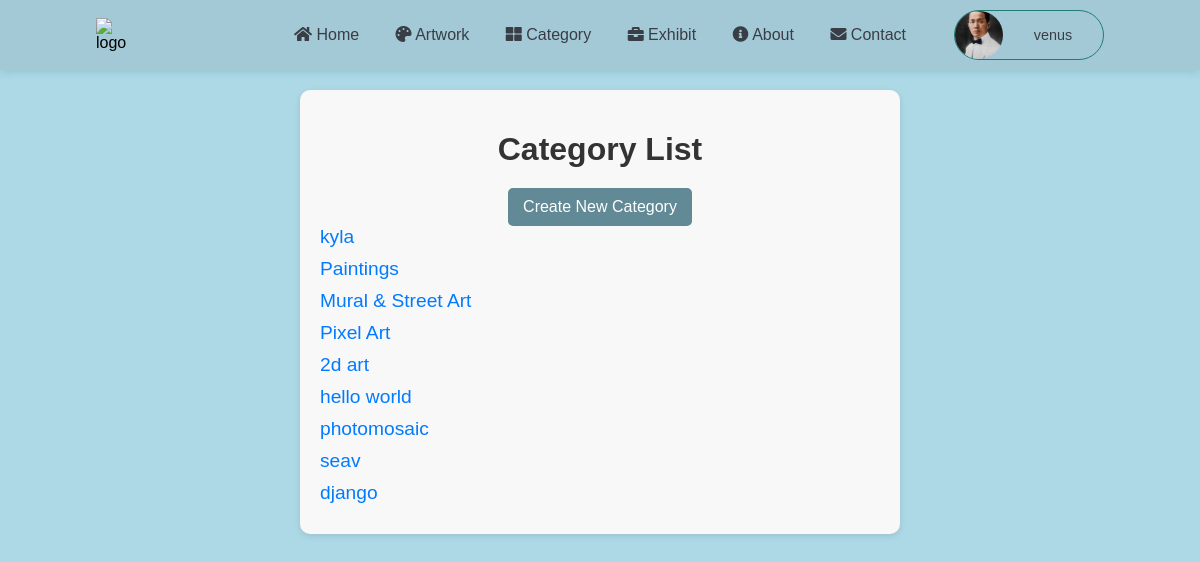
/category/ (signed in), run on the app's committed database.
### accounts/models.py (models this page shows)
class CustomUser(AbstractUser):
    age = models.IntegerField(null=True, blank=True)
    phone_number = models.CharField(max_length=20, null=True, blank=True)
    role = models.CharField(max_length=20,
        choices=[
            ('User', 'User'),
            ('Artist', 'Artist'),
        ],
        default='User'
    )
    bio = models.TextField()
    image = models.ImageField(upload_to='artists/', default='profile_image/default.png')

### app/models.py (models this page shows, shortened)
class Category(models.Model):
    name = models.CharField(max_length=25)
    description = models.TextField()

### app/views.py (the view)
# urls.py: path('category/', CategoryListView.as_view(), name='category_list'),
class CategoryListView(ListView):
    model = Category
    template_name = 'category/category_list.html'
    context_object_name = 'categories'

### app/templates/category/category_list.html
{% extends 'app/base.html' %}
{% block content %}
<div class="category-list-container">
    <h1 class="category-list-title">Category List</h1>
    <ul class="category-list">
        {% if user.is_authenticated %}
            {% if user.role == 'Artist' %}
               <a href="{% url 'category_create' %}" class="category-create-btn">Create New Category</a>
            {% endif %}
        {% endif %}
        {% for category in categories %}
        <li class="category-item">
            <a href="{% url 'category_detail' category.pk %}" class="category-link">{{ category.name }}</a>
        </li>
        {% empty %}
        <p class="no-categories-message">No categories available.</p>
        {% endfor %}
    </ul>
</div>
{% endblock content %}

### app/templates/app/navbar.html (shortened to what this page needs)
<nav class="navbar">
    <img src="./assets/logo.png" class="navbar-logo" alt="logo" />
    <ul class="navbar-list">
        <li><a href="{% url 'home' %}"><i class="fas fa-home"></i> Home</a></li>
        {% if user.is_authenticated %}
        <li><a href="{% url 'artwork_list' %}"><i class="fas fa-palette"></i> Artwork</a></li>
        <li><a href="{% url 'category_list' %}"><i class="fas fa-th-large"></i> Category</a></li>
        <li><a href="{% url 'exhibition_list' %}"><i class="fas fa-briefcase"></i> Exhibit</a></li>
        {% endif %}
        <li><a href="{% url 'about' %}"><i class="fas fa-info-circle"></i> About</a></li>
        <li><a href="{% url 'contact' %}"><i class="fas fa-envelope"></i> Contact</a></li>
    </ul>
    {% if user.is_authenticated %}
    <div class="profile-dropdown">
        <div onclick="toggle()" class="profile-dropdown-btn">
            <div class="profile-img">
                {% if user.image %}
                <img src="{{ user.image.url }}" alt="{{ user.username }}" class="profile-img-avatar">
                {% else %}
                <i class="fa-solid fa-circle"></i>
                {% endif %}
            </div>
            <span>{{ user.username }} <i class="fa-solid fa-angle-down"></i></span>
        </div>
    </div>
    {% else %}
    <ul class="navbar-list">
        <li><a href="{% url 'login' %}"><i class="fas fa-sign-in-alt"></i> Login</a></li>
        <li><a href="{% url 'signup' %}"><i class="fas fa-user-plus"></i> Sign Up</a></li>
    </ul>
    {% endif %}
</nav>

### static/css/base.css (style rules this page uses)
:root { --primary: #eeeeee; --secondary: #227c70; --green: #82cd47; --secondary-light: rgb(34, 124, 112, 0.2); --secondary-light-2: rgb(127, 183, 126, 0.1); --white: #fff; --black: #393e46; --shadow: 0px 2px 8px 0px var(--secondary-light); }
* { box-sizing: border-box; }
body { font-family: 'Arial', sans-serif; background-color: lightblue; margin: 0; padding: 0; }
.navbar { display: flex; align-items: center; height: 70px; background-color: #a3c9d6; padding: 0 8%; box-shadow: var(--shadow); }
.navbar-logo { cursor: pointer; }
.navbar-list { width: 100%; text-align: right; padding-right: 2rem; }
.navbar-list li { display: inline-block; margin: 0 1rem; }
.navbar-list li a { font-size: 1rem; font-weight: 500; color: var(--black); text-decoration: none; }
.profile-dropdown { position: relative; width: fit-content; }
.profile-dropdown-btn { display: flex; align-items: center; justify-content: space-between; padding-right: 1rem; font-size: 0.9rem; font-weight: 500; width: 150px; border-radius: 50px; color: var(--black); cursor: pointer; border: 1px solid var(--secondary); transition: box-shadow 0.2s ease-in, background-color 0.2s ease-in, border 0.3s; }
.profile-img { position: relative; width: 3rem; height: 3rem; border-radius: 50%; }
.profile-img-avatar { width: 100%; height: 100%; border-radius: 50%; object-fit: cover; }
.profile-dropdown-btn span { margin: 0 0.5rem; margin-right: 0; }
.category-list-container { padding: 20px; font-family: Arial, sans-serif; background-color: #f8f8f8; border-radius: 10px; box-shadow: 0 2px 6px rgba(0, 0, 0, 0.1); max-width: 600px; margin: 20px auto; }
.category-list-title { font-size: 2em; color: #333; margin-bottom: 15px; text-align: center; }
.category-list { list-style: none; padding: 0; margin: 0; }
.category-item { margin-bottom: 10px; }
.category-link { font-size: 1.2em; color: #007bff; text-decoration: none; }
.category-create-btn { display: block; text-align: center; margin: 20px auto 0; padding: 10px 15px; background-color: rgb(97, 137, 150); color: #fff; text-decoration: none; border-radius: 5px; width: fit-content; }

### data on the page
CustomUser: image (picture), username "venus"
Category: name "kyla"
Category: name "Paintings"
Category: name "Mural & Street Art"
Category: name "Pixel Art"
Category: name "2d art"
Category: name "hello world"
Category: name "photomosaic"
Category: name "seav"
Category: name "django"
